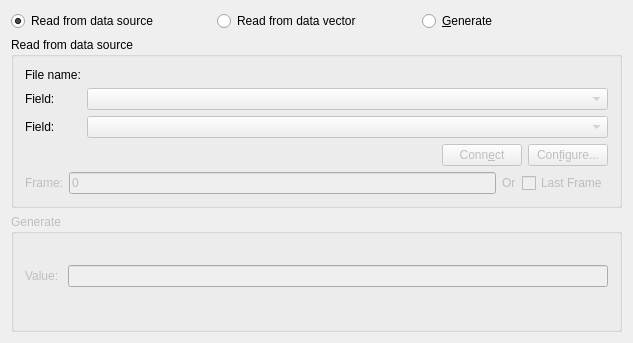
<ui version="4.0" >
 <class>ScalarTab</class>
 <widget class="QWidget" name="ScalarTab" >
  <property name="geometry" >
   <rect>
    <x>0</x>
    <y>0</y>
    <width>633</width>
    <height>343</height>
   </rect>
  </property>
  <layout class="QGridLayout" name="gridLayout_2" >
   <item row="0" column="0" >
    <widget class="QRadioButton" name="_readFromSource" >
     <property name="text" >
      <string>Read from data source</string>
     </property>
     <property name="checked" >
      <bool>true</bool>
     </property>
    </widget>
   </item>
   <item row="0" column="1" >
    <widget class="QRadioButton" name="_readFromRVector" >
     <property name="whatsThis" >
      <string>Generate a new vector with the properties given here as the independent variable.</string>
     </property>
     <property name="text" >
      <string>Read from data vector</string>
     </property>
    </widget>
   </item>
   <item row="0" column="2" >
    <widget class="QRadioButton" name="_generateX" >
     <property name="whatsThis" >
      <string>Generate a new vector with the properties given here as the independent variable.</string>
     </property>
     <property name="text" >
      <string>&amp;Generate</string>
     </property>
    </widget>
   </item>
   <item row="1" column="0" colspan="3" >
    <widget class="QGroupBox" name="_dataScalarGroup" >
     <property name="title" >
      <string>Read from data source</string>
     </property>
     <layout class="QGridLayout" name="gridLayout" >
      <item row="0" column="0" >
       <widget class="QLabel" name="label_4" >
        <property name="sizePolicy" >
         <sizepolicy vsizetype="Preferred" hsizetype="Fixed" >
          <horstretch>0</horstretch>
          <verstretch>0</verstretch>
         </sizepolicy>
        </property>
        <property name="text" >
         <string>File name:</string>
        </property>
        <property name="alignment" >
         <set>Qt::AlignLeading|Qt::AlignLeft|Qt::AlignVCenter</set>
        </property>
        <property name="wordWrap" >
         <bool>false</bool>
        </property>
       </widget>
      </item>
      <item row="0" column="1" >
       <widget class="Kst::FileRequester" native="1" name="_fileName" />
      </item>
      <item row="1" column="0" >
       <widget class="QLabel" name="label_5" >
        <property name="sizePolicy" >
         <sizepolicy vsizetype="Preferred" hsizetype="Fixed" >
          <horstretch>0</horstretch>
          <verstretch>0</verstretch>
         </sizepolicy>
        </property>
        <property name="text" >
         <string>Field:</string>
        </property>
        <property name="alignment" >
         <set>Qt::AlignLeading|Qt::AlignLeft|Qt::AlignVCenter</set>
        </property>
        <property name="wordWrap" >
         <bool>false</bool>
        </property>
       </widget>
      </item>
      <item row="1" column="1" >
       <widget class="Kst::ComboBox" name="_field" >
        <property name="enabled" >
         <bool>false</bool>
        </property>
       </widget>
      </item>
      <item row="2" column="0" >
       <widget class="QLabel" name="label_8" >
        <property name="sizePolicy" >
         <sizepolicy vsizetype="Preferred" hsizetype="Fixed" >
          <horstretch>0</horstretch>
          <verstretch>0</verstretch>
         </sizepolicy>
        </property>
        <property name="text" >
         <string>Field:</string>
        </property>
        <property name="alignment" >
         <set>Qt::AlignLeading|Qt::AlignLeft|Qt::AlignVCenter</set>
        </property>
        <property name="wordWrap" >
         <bool>false</bool>
        </property>
       </widget>
      </item>
      <item row="2" column="1" >
       <widget class="Kst::ComboBox" name="_fieldRV" >
        <property name="enabled" >
         <bool>false</bool>
        </property>
       </widget>
      </item>
      <item row="3" column="0" colspan="2" >
       <layout class="QHBoxLayout" name="_3" >
        <property name="margin" >
         <number>0</number>
        </property>
        <item>
         <spacer>
          <property name="orientation" >
           <enum>Qt::Horizontal</enum>
          </property>
          <property name="sizeType" >
           <enum>QSizePolicy::Expanding</enum>
          </property>
          <property name="sizeHint" stdset="0" >
           <size>
            <width>21</width>
            <height>0</height>
           </size>
          </property>
         </spacer>
        </item>
        <item>
         <widget class="QPushButton" name="_connect" >
          <property name="enabled" >
           <bool>false</bool>
          </property>
          <property name="text" >
           <string>Conn&amp;ect</string>
          </property>
         </widget>
        </item>
        <item>
         <widget class="QPushButton" name="_configure" >
          <property name="enabled" >
           <bool>false</bool>
          </property>
          <property name="text" >
           <string>Con&amp;figure...</string>
          </property>
         </widget>
        </item>
       </layout>
      </item>
      <item row="4" column="0" colspan="2" >
       <layout class="QHBoxLayout" name="_rVectorFrames" >
        <item>
         <widget class="QLabel" name="label_6" >
          <property name="enabled" >
           <bool>false</bool>
          </property>
          <property name="text" >
           <string>Frame:</string>
          </property>
          <property name="alignment" >
           <set>Qt::AlignRight|Qt::AlignTrailing|Qt::AlignVCenter</set>
          </property>
          <property name="wordWrap" >
           <bool>false</bool>
          </property>
         </widget>
        </item>
        <item>
         <widget class="QLineEdit" name="_start" >
          <property name="enabled" >
           <bool>false</bool>
          </property>
          <property name="toolTip" >
           <string>Input a number, or the format [[[[YYYY:]MM:]DD:]HH:]MM[.SS] for dates.</string>
          </property>
          <property name="whatsThis" >
           <string>The index of the first data read.  For ASCII files, this is the data row number in the file.  For frame based files, this is the first frame.</string>
          </property>
          <property name="text" >
           <string>0</string>
          </property>
         </widget>
        </item>
        <item>
         <widget class="QLabel" name="label_7" >
          <property name="enabled" >
           <bool>false</bool>
          </property>
          <property name="text" >
           <string>Or</string>
          </property>
          <property name="wordWrap" >
           <bool>false</bool>
          </property>
         </widget>
        </item>
        <item>
         <widget class="QCheckBox" name="_countFromEnd" >
          <property name="enabled" >
           <bool>false</bool>
          </property>
          <property name="whatsThis" >
           <string>Select this to read data from the end of the file.  This is useful for scrolling displays when the file is being appended by another application.</string>
          </property>
          <property name="text" >
           <string>Last Frame</string>
          </property>
         </widget>
        </item>
       </layout>
      </item>
     </layout>
    </widget>
   </item>
   <item row="2" column="0" colspan="3" >
    <widget class="QGroupBox" name="_generatedScalarGroup" >
     <property name="enabled" >
      <bool>false</bool>
     </property>
     <property name="title" >
      <string>Generate</string>
     </property>
     <layout class="QGridLayout" name="_4" >
      <property name="topMargin" >
       <number>0</number>
      </property>
      <item row="0" column="0" colspan="2" >
       <layout class="QHBoxLayout" name="_5" >
        <property name="spacing" >
         <number>6</number>
        </property>
        <property name="margin" >
         <number>0</number>
        </property>
        <item>
         <widget class="QLabel" name="label_3" >
          <property name="sizePolicy" >
           <sizepolicy vsizetype="Fixed" hsizetype="Fixed" >
            <horstretch>0</horstretch>
            <verstretch>0</verstretch>
           </sizepolicy>
          </property>
          <property name="text" >
           <string>Value: </string>
          </property>
          <property name="wordWrap" >
           <bool>false</bool>
          </property>
         </widget>
        </item>
        <item>
         <widget class="QLineEdit" name="_scalarValue" >
          <property name="whatsThis" >
           <string>The maximum value of the independent variable.</string>
          </property>
          <property name="text" >
           <string/>
          </property>
         </widget>
        </item>
       </layout>
      </item>
     </layout>
    </widget>
   </item>
  </layout>
 </widget>
 <layoutdefault spacing="6" margin="11" />
 <pixmapfunction>qPixmapFromMimeSource</pixmapfunction>
 <customwidgets>
  <customwidget>
   <class>Kst::FileRequester</class>
   <extends>QWidget</extends>
   <header>filerequester.h</header>
  </customwidget>
  <customwidget>
   <class>Kst::ComboBox</class>
   <extends>QComboBox</extends>
   <header>combobox.h</header>
  </customwidget>
 </customwidgets>
 <resources/>
 <connections/>
</ui>
